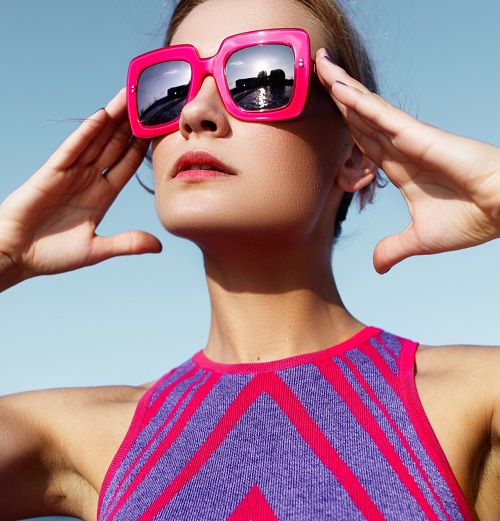
#> input picture U3/test.png, 500 x 521 px
$ python test13.py
#> lines starting #> are read from the running program, lines starting #| are printed output that depends on the picture
# 图片的平移
import cv2 as cv
import numpy as np
img = cv.imread('./test.png')
#> img is the input picture: shape (521, 500, 3); mean B, G, R 145.6, 130.3, 164.1
# 原图的高度
row,cols = img.shape[:2]
#> row = 521; cols = 500
# print(row,cols)
#M = np.float32([[0.25,0,3*row/8],[0,0.25,3*cols/8]])  # 第一个1代表x0，第二个1代表y0
#dst = cv.warpAffine(img,M,(row,cols),borderValue=(255,0,255))  # 平移
M2 = cv.getRotationMatrix2D((row/2,cols/2),30,0.6)  # 缩小0.6倍，旋转30°
dst = cv.warpAffine(img,M2,(row,cols))
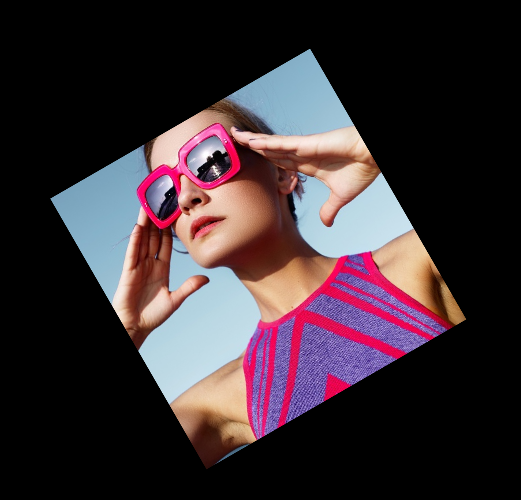
#> dst: shape (500, 521, 3); mean B, G, R 52.4, 46.9, 59.1
dst2 = cv.rotate(dst,cv.ROTATE_90_CLOCKWISE)
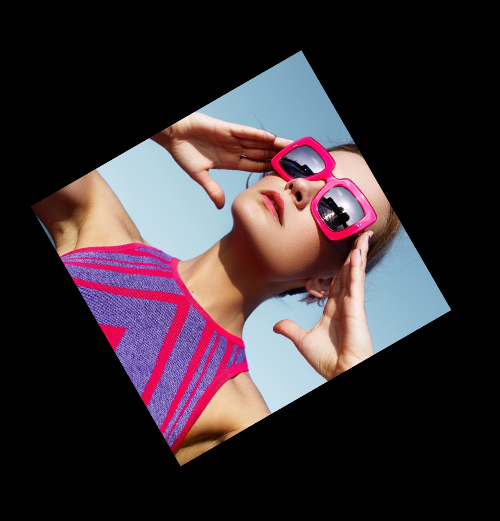
#> dst2: shape (521, 500, 3); mean B, G, R 52.4, 46.9, 59.1
cv.imshow('r1',dst)
cv.imshow('r2',dst2)
cv.waitKey(0)

$ run again, with U3/cat.jpg saved as U3/test.png
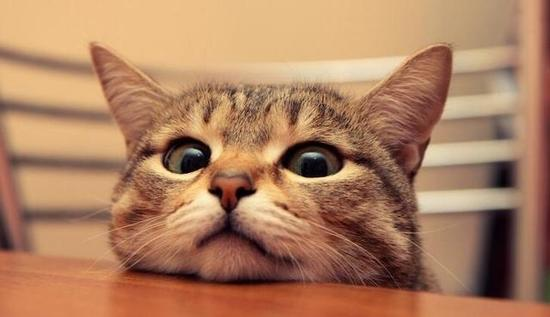
#> input picture U3/cat.jpg, 550 x 317 px
#> img is the input picture: shape (317, 550, 3); mean B, G, R 96.1, 127.7, 173.9
#> `dst = cv.warpAffine(img,M2,(row,cols))`:
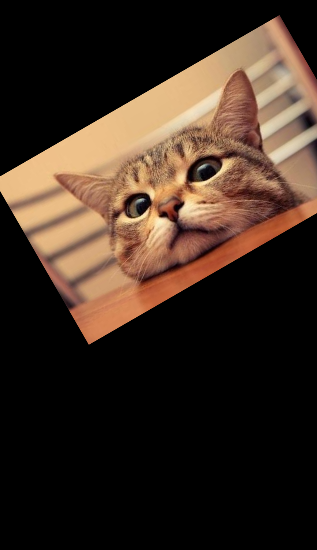
#> dst: shape (550, 317, 3); mean B, G, R 33.1, 44.1, 59.9
#> `dst2 = cv.rotate(dst,cv.ROTATE_90_CLOCKWISE)`:
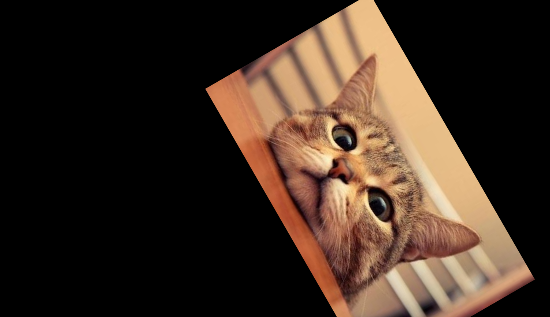
#> dst2: shape (317, 550, 3); mean B, G, R 33.1, 44.1, 59.9
